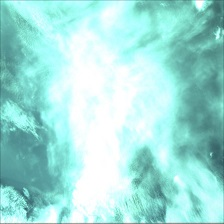
#> input picture results/test-images/original.jpeg, 224 x 224 px
$ python compare_images.py
#> lines starting #> are read from the running program, lines starting #| are printed output that depends on the picture; long printed decimals are rounded
import numpy as np
import cv2

PATH="./test-images/"

def compare_images(original_image, denoised_image):
  # Normalize the pixel values
  original_image = original_image.astype('float32') / 255.0
  denoised_image = denoised_image.astype('float32') / 255.0

  # Calculate the difference between the normalized pixel values
  difference = original_image - denoised_image

  # Calculate the mean squared error (MSE) of the difference
  mse = np.mean((difference * difference))

  # If the MSE is greater than a certain threshold, then there is a problem with the model
  if mse > 0.01:
    print('There is a problem with the model. The MSE is', mse)
  else:
    print('The model is working correctly. The MSE is', mse)

# Load the original image
original_image = cv2.imread(PATH+'original.jpeg')
#> original_image is the input picture: shape (224, 224, 3); mean B, G, R 217.8, 223.4, 161.9

# Load the denoised image
denoised_image = cv2.imread(PATH+'denoised.jpeg')
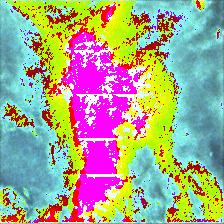
#> input picture results/test-images/denoised.jpeg, 224 x 224 px
#> denoised_image is the input picture: shape (224, 224, 3); mean B, G, R 141.2, 167.5, 168.1

# Compare the images
compare_images(original_image, denoised_image)
#> in compare_images, `difference = original_image - denoised_image`:
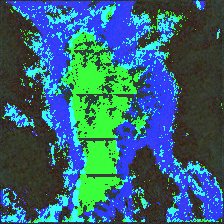
#> difference: shape (224, 224, 3) float32; mean of channels 0, 1, 2 0.301, 0.219, -0.0245; drawn with min black and max white
#> in compare_images, `mse = np.mean((difference * difference))`: mse = 0.189
#| There is a problem with the model. The MSE is 0.1893
